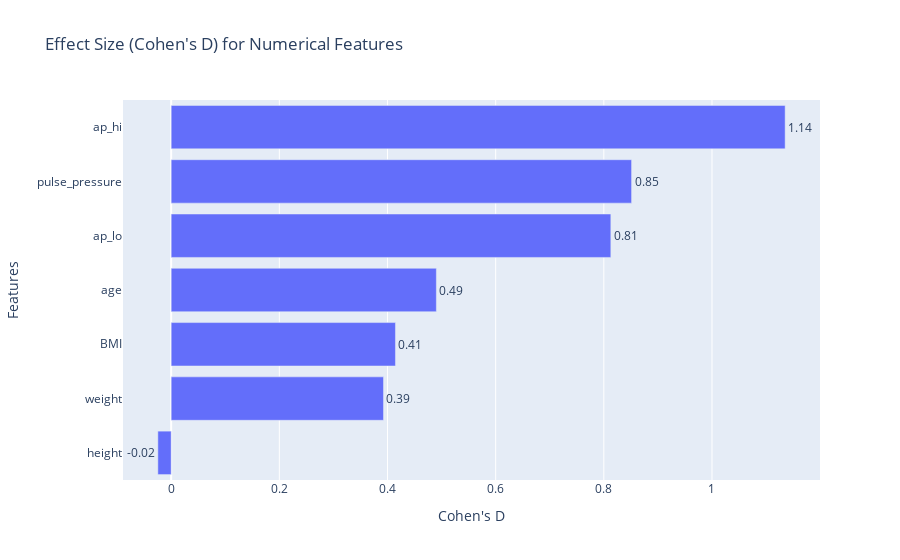

Notebook source saved alongside this figure:
### Markdown cell above
## Cohen's d Ranges [Here](https://www.statology.org/interpret-cohens-d/): 
### - 0.2 → small effect

### - 0.5 → medium effect

### - 0.8+ → large effect

### Code cell
cols = ['age','ap_hi','ap_lo','BMI',"pulse_pressure","height","weight"]
dict1 = {}
for col in cols:
    df_h0 = df[df['cardio'] == 0][f'{col}']
    df_h1 = df[df['cardio'] == 1][f'{col}']

    s1 , s2 = len(df_h0), len(df_h1)

    mean_h0 = df_h0.mean()
    mean_h1 = df_h1.mean()

    std_h0 = df_h0.std()
    std_h1 = df_h1.std()

    se = sqrt(std_h0**2/s1 + std_h1**2/s2)

    z = (mean_h0 - mean_h1)/se

    p_value = 2 * ( 1 - stats.norm.cdf(abs(z)))
    print(f'Column: {col}')
    print("Z-score:", z)
    print("P-value:", p_value)

    pooled_std = sqrt(((s1 - 1) * std_h0**2 + (s2 - 1) * std_h1**2) / (s1 + s2 - 2))

    cohen_d = (mean_h1 - mean_h0) / pooled_std
    
    p_cohen = abs(cohen_d)
    
    print("Cohen's d:", cohen_d)
    if p_value > 0.001:
        print('No effcet')
    elif p_cohen > 0 and p_cohen < 0.2:
        print('Very small effct')
    elif p_cohen >= 0.2 and p_cohen < 0.5:
        print('Small effect')
    elif p_cohen >= 0.5 and p_cohen < 0.8:
        print('Medium effect')
    else:
        print('Large effect')
        
    print('\n')
    dict1[col] = cohen_d

sorted_dict1 = dict(sorted(dict1.items(), key=lambda item: item[1], reverse=True))

fig = px.bar(
    x=list(sorted_dict1.values())[::-1],
    y=list(sorted_dict1.keys())[::-1],
    orientation='h',
    text=list(sorted_dict1.values())[::-1],
    title="Effect Size (Cohen's D) for Numerical Features"
)

fig.update_traces(texttemplate='%{text:.2f}', textposition='outside')
fig.update_layout(xaxis_title="Cohen's D", yaxis_title="Features")
fig.show()

### Figure 1 — Plotly figure (JSON) as saved in the notebook; plotly's stock layout.template omitted (floating-point values rounded to 4 significant figures)
{"data": [{"hovertemplate": "x=%{x}<br>y=%{y}<br>text=%{text}<extra></extra>", "legendgroup": "", "marker": {"color": "#636efa", "pattern": {"shape": ""}}, "name": "", "orientation": "h", "showlegend": false, "text": [-0.02464, 0.3926, 0.4147, 0.4904, 0.8129, 0.8513, 1.135], "textposition": "outside", "texttemplate": "%{text:.2f}", "type": "bar", "x": [-0.02464, 0.3926, 0.4147, 0.4904, 0.8129, 0.8513, 1.135], "xaxis": "x", "y": ["height", "weight", "BMI", "age", "ap_lo", "pulse_pressure", "ap_hi"], "yaxis": "y"}], "layout": {"barmode": "relative", "legend": {"tracegroupgap": 0}, "title": {"text": "Effect Size (Cohen's D) for Numerical Features"}, "xaxis": {"anchor": "y", "domain": [0, 1], "title": {"text": "Cohen's D"}}, "yaxis": {"anchor": "x", "domain": [0, 1], "title": {"text": "Features"}}}}
